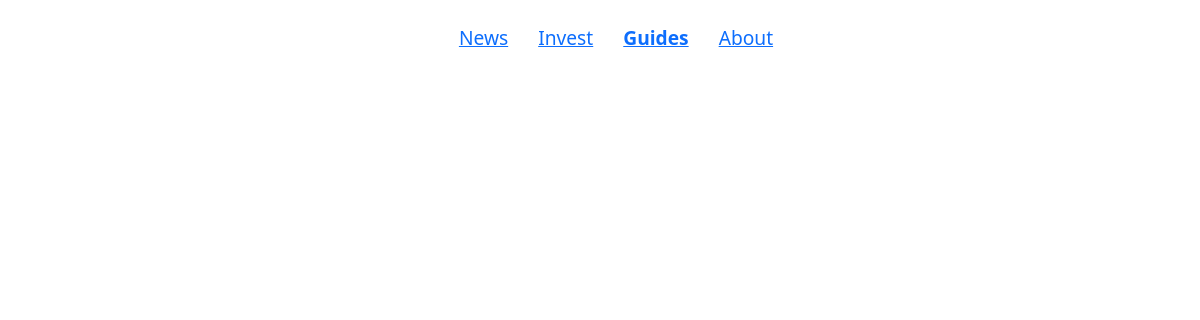
The page /guides/ on the database as committed earlier.
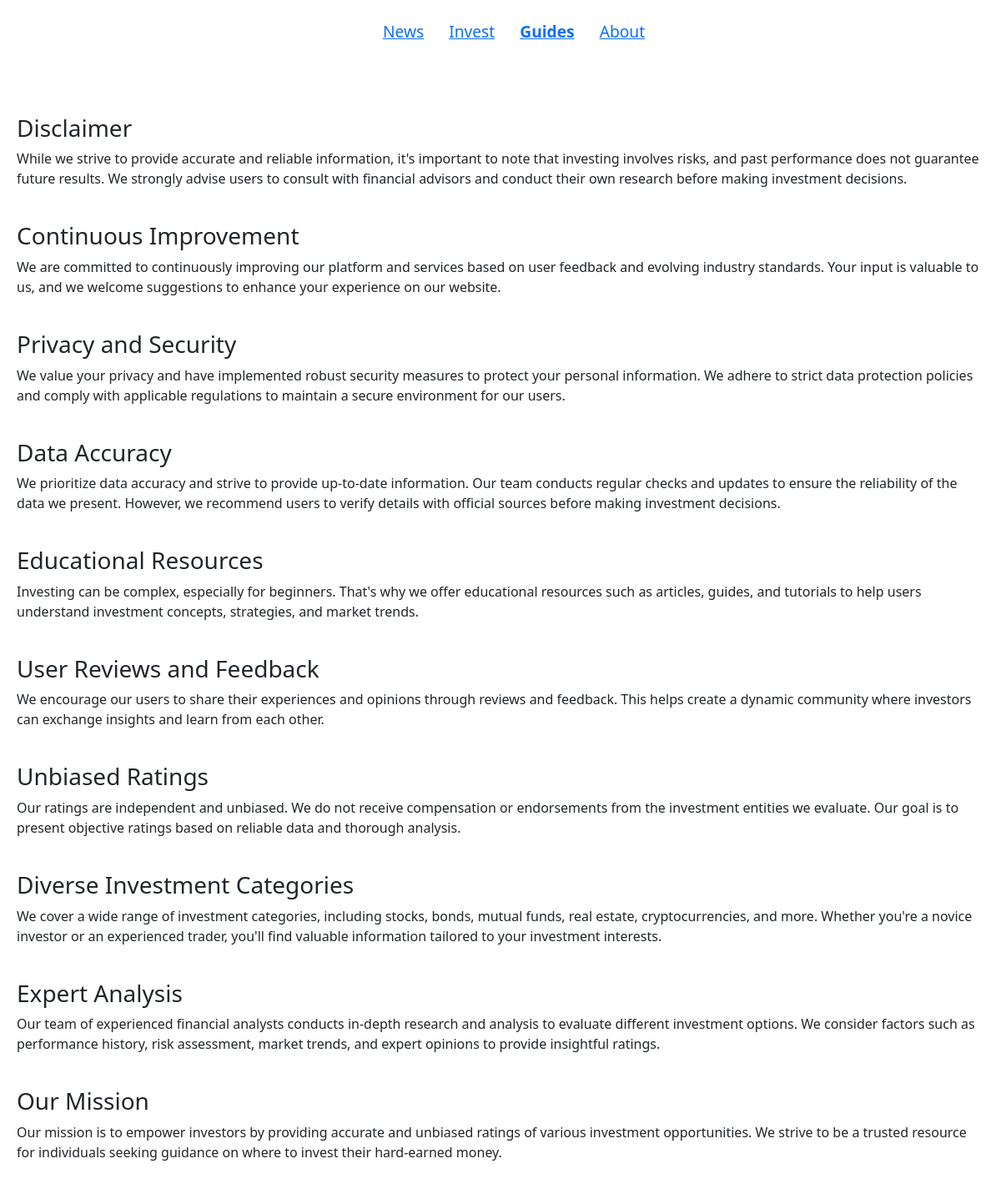
The same page on the database as committed later.
### blog/models.py (models this page shows)
class Guides(models.Model):
    title = models.CharField(max_length=200)
    content = models.TextField()

### blog/views.py (the view)
# urls.py: path('guides/', views.guides, name='guides'),
def guides(request):
    guides = Guides.objects.all()
    return render(request, 'blog/guides.html', {'guides': guides, 'request': request})

### blog/templates/blog/guides.html
{% extends 'blog/base.html' %}
{% block content %}<br><br>
{% for guide in guides %}
<div style="padding: 20px;">
  <h3>{{ guide.title }}</h3>
  {{ guide.content|linebreaksbr }}
</div>
{% endfor %}<br><br>
{% endblock %}

Rows that differ between the two databases and show on the page:
added Guides: title "Disclaimer", content "While we strive to provide accurate and reliable information, it's important to note that investing involves risks, and past performance does not guarantee future results. We strongly advise users to consult with financial advisors and conduct their own research before making investment decisions."
added Guides: title "Continuous Improvement", content "We are committed to continuously improving our platform and services based on user feedback and evolving industry standards. Your input is valuable to us, and we welcome suggestions to enhance your experience on our website."
added Guides: title "Privacy and Security", content "We value your privacy and have implemented robust security measures to protect your personal information. We adhere to strict data protection policies and comply with applicable regulations to maintain a secure environment for our users."
added Guides: title "Data Accuracy", content "We prioritize data accuracy and strive to provide up-to-date information. Our team conducts regular checks and updates to ensure the reliability of the data we present. However, we recommend users to verify details with official sources before making investment decisions."
added Guides: title "Educational Resources", content "Investing can be complex, especially for beginners. That's why we offer educational resources such as articles, guides, and tutorials to help users understand investment concepts, strategies, and market trends."
added Guides: title "User Reviews and Feedback", content "We encourage our users to share their experiences and opinions through reviews and feedback. This helps create a dynamic community where investors can exchange insights and learn from each other."
added Guides: title "Unbiased Ratings", content "Our ratings are independent and unbiased. We do not receive compensation or endorsements from the investment entities we evaluate. Our goal is to present objective ratings based on reliable data and thorough analysis."
added Guides: title "Diverse Investment Categories", content "We cover a wide range of investment categories, including stocks, bonds, mutual funds, real estate, cryptocurrencies, and more. Whether you're a novice investor or an experienced trader, you'll find valuable information tailored to your investment interests."
added Guides: title "Expert Analysis", content "Our team of experienced financial analysts conducts in-depth research and analysis to evaluate different investment options. We consider factors such as performance history, risk assessment, market trends, and expert opinions to provide insightful ratings."
added Guides: title "Our Mission", content "Our mission is to empower investors by providing accurate and unbiased ratings of various investment opportunities. We strive to be a trusted resource for individuals seeking guidance on where to invest their hard-earned money."
